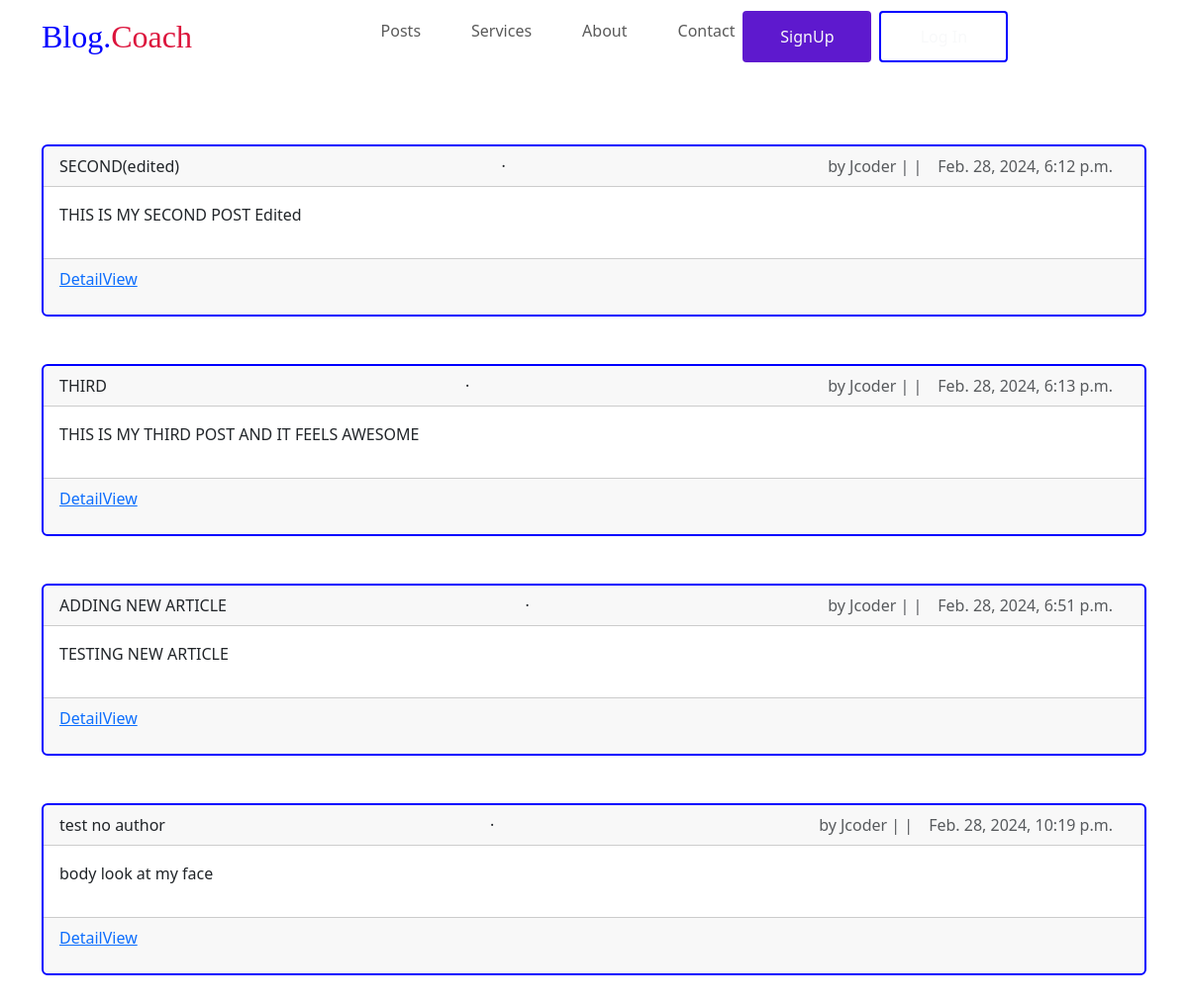
The page /articles/ on the database as committed earlier.
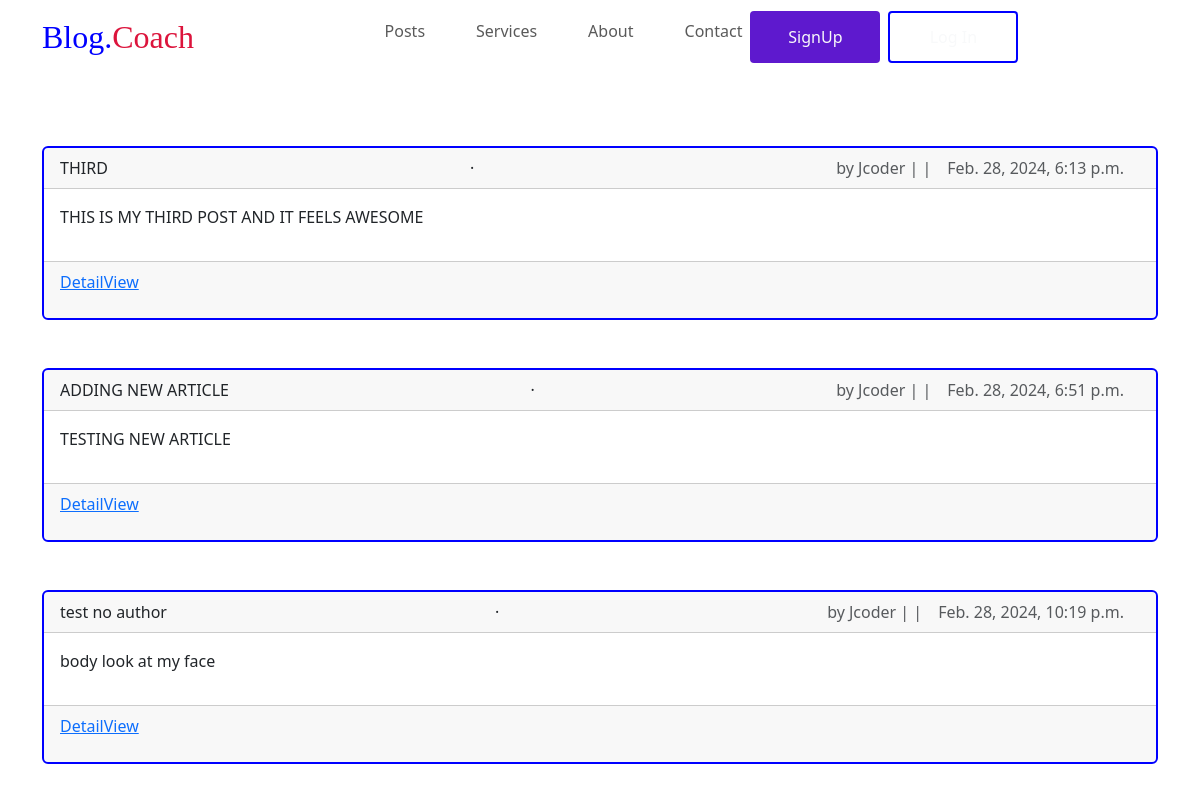
The same page on the database as committed later.
### Articles/models.py (models this page shows, shortened)
class Article(models.Model):
    title = models.CharField(max_length=255)
    body = models.TextField()
    date = models.DateTimeField(auto_now_add=True)
    author = models.ForeignKey(
        settings.AUTH_USER_MODEL,
        on_delete=models.CASCADE,
    )

### accounts/models.py (models this page shows)
class CustomUser(AbstractUser):
    age = models.PositiveIntegerField(null=True, blank=True)

### Articles/views.py (the view)
# urls.py: path("", ArticleListView.as_view(), name="article_list"),
class ArticleListView(ListView):
    model = Article
    template_name = "article_list.html"

### templates/article_list.html (shortened to what this page needs)
{% extends "base.html" %}
{% block content %}
{% for article in article_list %}
<div class="container">
<div class="card ">
    <div class="card-header  d-flex">
        <span class="font-weight-bold">{{ article.title }}</span>
        &middot;
        <span class="text-muted ">by  {{ article.author }} | |<span class="px-3">{{ article.date }}</span></span>
    </div>
    <div class="card-body ">
        <p>{{ article.body }}</p>
    </div>
    <div class="card-footer d-flex justify-content-space-arround">
        <p><a href="{% url 'article_detail' article.pk %}">DetailView</a></p>
    </div>
</div>
</div >
{% endfor %}
{% endblock content %}

### templates/base.html (shortened to what this page needs)
{% load static %}
<!DOCTYPE html>
<html lang="en">
<head>
    <link rel="stylesheet" href="{%static './node_modules/bootstrap/dist/css/bootstrap.min.css'%}">
    <link rel="stylesheet" href="{% static 'styles.css'%}">
</head>
<body>
    <header>
        <nav class="navbar navbar-expand-lg ">
            <div class="container">
                <a class="navbar-brand" href="#">Blog.<span>Coach</span> </a>
                <div class="collapse navbar-collapse" id="navbarSupportedContent">
                    <ul class="navbar-nav m-auto mb-2 mb-lg-0">
                        <li class="nav-item">
                            <a class="nav-link " href="{%url 'article_list' %}">Posts</a>
                        </li>
                        <li class="nav-item">
                            <a class="nav-link" href="#">Services</a>
                        </li>
                        <li class="nav-item ">
                            <a class="nav-link " href="#"> About </a>
                        </li>
                        <li class="nav-item">
                            <a class="nav-link " href="#">Contact</a>
                        </li>
                    {% if user.is_authenticated%}
                        <li class ="nav-item">
                            <a href="{% url 'article_new' %}" class="nav-link "> &plus; New</a>
                        </li>
                    </ul>
                        <div class="dropdown ">
                            <a href="#" class="d-block link-dark text-decoration-none dropdown-toggle" id="dropdownUser1" data-bs-toggle="dropdown" aria-expanded="false">
                            {{ user.username }}
                            </a>
                            <ul class="dropdown-menu text-small" aria-labelledby="dropdownUser1">
                                <li><a class="dropdown-item" href="{% url 'password_change'%}"> Change password</a></li>
                                <li><a class="dropdown-item" href="{% url 'logout'%}">Log Out</a></li>
                            </ul>
                        </div>
                    {% else %}
                        <form class="d-flex ">
                            <button class="btn0 "> <a class="text-decoration-none text-light"href="{% url 'signup' %}">SignUp </a></button>
                            <button class="btn1 mx-2"> <a class="text-decoration-none text-light" href="{% url 'login' %}">Log In</a></button>
                        </form>
                    {% endif %}
                </div>
            </div>
        </nav>
    </header>
    <main>
        {% block content%}
        {%endblock content%}
    </main>
</body>
</html>

### static/styles.css (style rules this page uses)
* { padding: 0; margin: 0; box-sizing: border-box; }
.navbar-brand { font-family: 'Dancing Script', cursive; font-size: 2rem; color: blue; }
.navbar-brand span { color: crimson; }
.nav-item { color: gray !important; font-weight: 500; padding-left: 35px; }
.btn0 { height: 52px; width: 130px; outline: none; border: none; color: white; cursor: pointer; transition: all 0.4s; background-color: rgba(94, 25, 206); border-radius: 4px; }
.btn1 { height: 52px; width: 130px; background-color: transparent; color: gray; outline: none; transition: all 0.4s; border-radius: 4px; border: 2px solid blue; }
main { margin-top: 6%; }
.d-flex { justify-content: space-between; }
.card { margin-bottom: 3rem; border: 2px solid blue; }

Rows that differ between the two databases and show on the page:
removed Article: title "SECOND(edited)", author "Jcoder", date "Feb. 28, 2024, 6:12 p.m.", body "THIS IS MY SECOND POST Edited"
